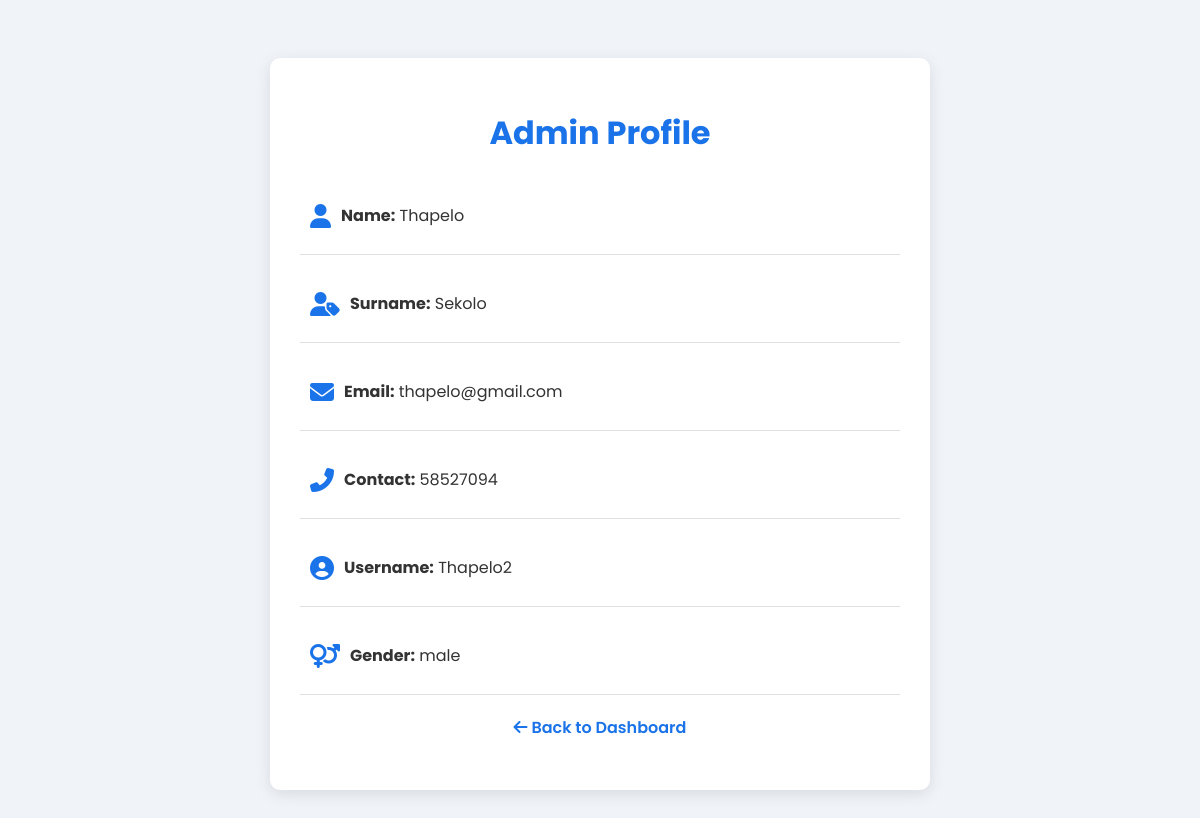
Page /profile.php (signed in) on the committed database.
### tables this page shows
CREATE TABLE `users` (
  `id` int(11) NOT NULL,
  `name` varchar(100) NOT NULL,
  `surname` varchar(100) NOT NULL,
  `gender` enum('male','female') NOT NULL,
  `maiden_name` varchar(100) DEFAULT NULL,
  `email` varchar(100) NOT NULL,
  `contact` varchar(15) NOT NULL,
  `username` varchar(100) NOT NULL,
  `password` varchar(255) NOT NULL,
  `role` enum('admin','lecturer','prl') NOT NULL,
  `employee_number` varchar(100) NOT NULL,
  `registration_date` timestamp NOT NULL DEFAULT current_timestamp()
);

### profile.php (the view, shortened to what this page needs)
<?php
include 'db.php';
$admin_id = $_SESSION['user_id'];
$stmt = $conn->prepare("SELECT name, surname, email, contact, username, gender FROM users WHERE id = ?");
$stmt->bind_param('i', $admin_id);
$stmt->execute();
$result = $stmt->get_result();
$admin = $result->fetch_assoc();
?>
<!DOCTYPE html>
<html lang="en">
<head>
    <link rel="stylesheet" href="https://cdnjs.cloudflare.com/ajax/libs/font-awesome/6.5.0/css/all.min.css" />
</head>
<body>
    <div class="container">
        <h1>Admin Profile</h1>
        <div class="profile-detail">
            <i class="fas fa-user"></i>
            <p><strong>Name:</strong> <?php echo htmlspecialchars($admin['name']); ?></p>
        </div>
        <div class="profile-detail">
            <i class="fas fa-user-tag"></i>
            <p><strong>Surname:</strong> <?php echo htmlspecialchars($admin['surname']); ?></p>
        </div>
        <div class="profile-detail">
            <i class="fas fa-envelope"></i>
            <p><strong>Email:</strong> <?php echo htmlspecialchars($admin['email']); ?></p>
        </div>
        <div class="profile-detail">
            <i class="fas fa-phone-alt"></i>
            <p><strong>Contact:</strong> <?php echo htmlspecialchars($admin['contact']); ?></p>
        </div>
        <div class="profile-detail">
            <i class="fas fa-user-circle"></i>
            <p><strong>Username:</strong> <?php echo htmlspecialchars($admin['username']); ?></p>
        </div>
        <div class="profile-detail">
            <i class="fas fa-venus-mars"></i>
            <p><strong>Gender:</strong> <?php echo htmlspecialchars($admin['gender']); ?></p>
        </div>
        <div class="nav-links">
            <a href="admin_dashboard.php"><i class="fas fa-arrow-left"></i> Back to Dashboard</a>
        </div>
    </div>
</body>
</html>

### profile.php (style rules this page uses)
body { font-family: 'Poppins', sans-serif; background-color: #f0f4f8; color: #333; padding: 20px; }
.container { background-color: #ffffff; padding: 30px; border-radius: 10px; box-shadow: 0 4px 15px rgba(0, 0, 0, 0.1); max-width: 600px; margin: 30px auto; text-align: left; }
h1 { color: #1a73e8; text-align: center; margin-bottom: 20px; }
.profile-detail { display: flex; align-items: center; margin: 10px 0; padding: 10px; border-bottom: 1px solid #e0e0e0; }
.profile-detail i { font-size: 1.5em; color: #1a73e8; margin-right: 10px; }
.nav-links { text-align: center; margin: 20px 0; }
.nav-links a { display: inline-block; margin: 0 15px; text-decoration: none; color: #1a73e8; font-weight: 600; transition: color 0.3s; }

### rows in the picture
users: name "Thapelo", surname "Sekolo", email "thapelo@gmail.com", contact "58527094", username "Thapelo2", gender "male"
